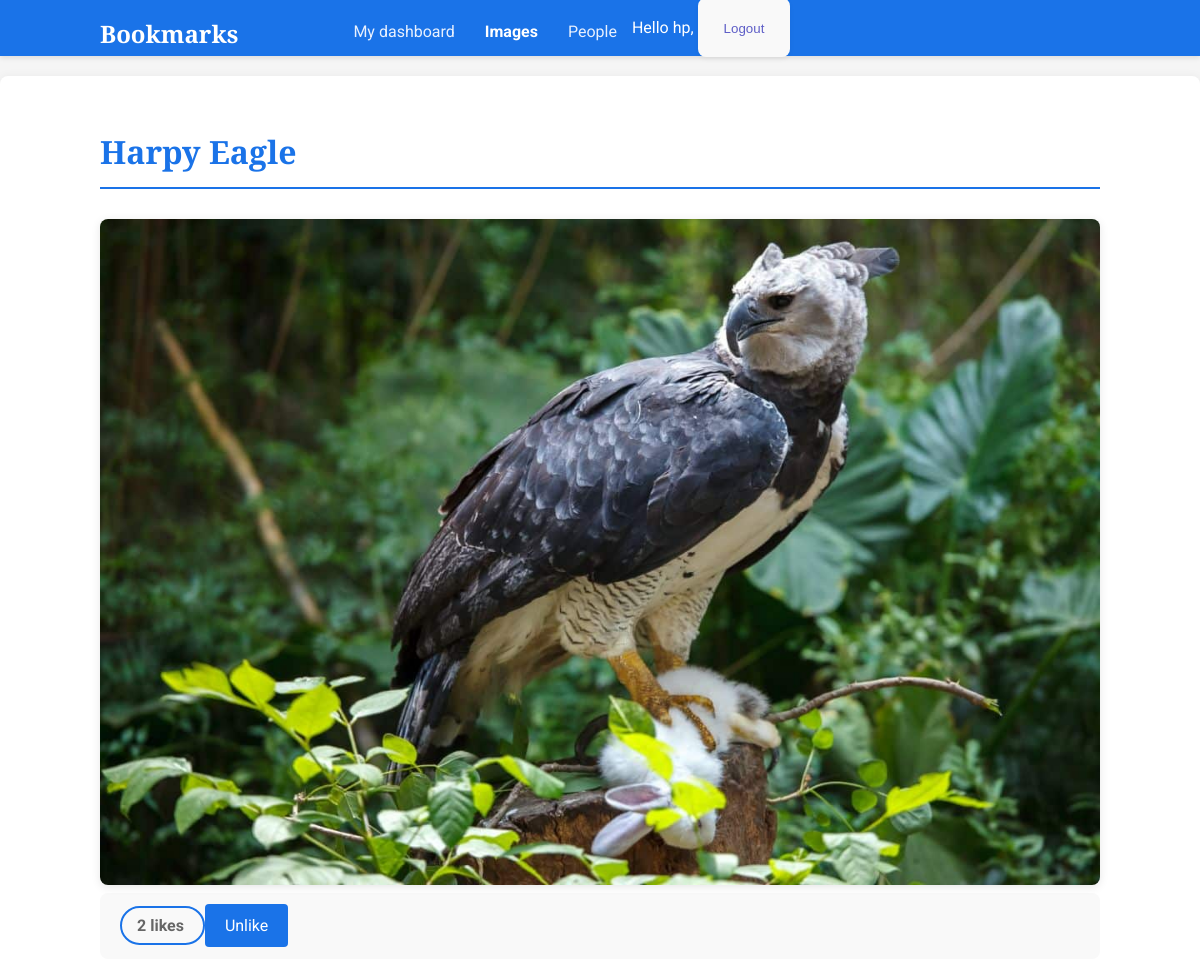
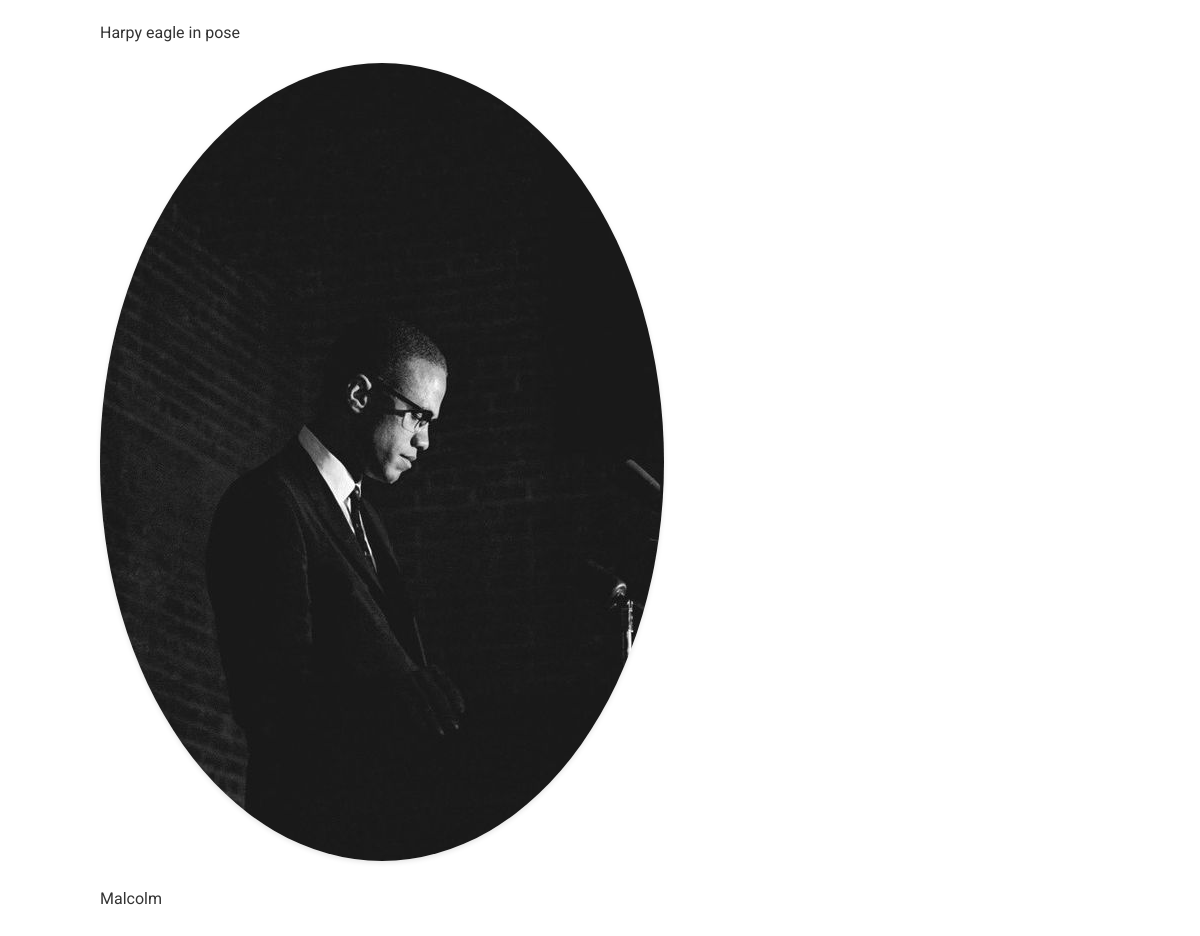
/images/detail/8/harpy-eagle/ (signed in), run on the app's committed database (2 pictures, top to bottom).
### images/models.py (models this page shows, shortened)
class Image(models.Model):
    user = models.ForeignKey(settings.AUTH_USER_MODEL,
                             related_name='images_created',
                             on_delete=models.CASCADE)
    title = models.CharField(max_length=200)
    slug = models.SlugField(max_length=200, blank=True)
    url = models.URLField(max_length=2000)
    image = models.ImageField(upload_to='images/%Y/%m/%d/')
    description = models.TextField(blank=True)
    created = models.DateField(auto_now_add=True)
    total_likes = models.PositiveIntegerField(default=0)
    users_like = models.ManyToManyField(settings.AUTH_USER_MODEL,
                                        related_name='images_liked',
                                        blank=True)
    class Meta:
        indexes = [
            models.Index(fields=['-created']),
            models.Index(fields=['-total_likes']),
        ]
        ordering = ['-created']

### account/models.py (models this page shows, shortened)
class Profile(models.Model):
    user = models.OneToOneField(settings.AUTH_USER_MODEL,
                                on_delete=models.CASCADE)
    date_of_birth = models.DateField(blank=True, null=True)
    photo = models.ImageField(upload_to='users/%Y/%m/%d/',
                              blank=True)

### images/views.py (the view)
# urls.py: path('detail/<int:id>/<slug:slug>/', views.image_detail, name='detail'),
def image_detail(request, id, slug):
    image = get_object_or_404(Image, id=id, slug=slug)
    return render(request,
                  'images/image/detail.html',
                  {'section': 'images',
                   'image': image})

### images/templates/images/image/detail.html (shortened to what this page needs)
{% extends "base.html" %}
{% block content %}
    <h1>{{ image.title }}</h1>
    {% load thumbnail %}
    <a href="{{ image.image.url }}">
        <img src="{% thumbnail image.image 300x0 %}" class="image-detail">
    </a>
    {% with total_likes=image.users_like.count users_like=image.users_like.all %}
        <div class="image-info">
            <div>
                <span class="count">
                    <span class="total">{{ total_likes }}</span>
                    like<span class="pluralize">{% if total_likes != 1 %}s{% endif %}</span>
                </span>
                <a href="#" id="like-button" data-id="{{ image.id }}" data-action="{% if request.user in users_like %}un{% endif %}like" class="like button">
                    {% if request.user not in users_like %}
                        Like
                    {% else %}
                        Unlike
                    {% endif %}
                </a>
            </div>
            {{ image.description|linebreaks }}
        </div>
        <div class="image-likes">
            {% for user in users_like %}
                <div>
                    {% if user.profile.photo %}
                        <img src="{{ user.profile.photo.url }}">
                    {% endif %}
                    <p>{{ user.first_name }}</p>
                </div>
            {% empty %}
                <p class="no-likes">Nobody likes this image yet.</p>
            {% endfor %}
        </div>
    {% endwith %}
{% endblock %}

### account/templates/base.html (shortened to what this page needs)
{% load static %} <!DOCTYPE html>
<html>
  <head>
    <link href="{% static 'css/base.css' %}" rel="stylesheet" />
  </head>
  <body>
    <div id="header">
      <span class="logo">Bookmarks</span>
      {% if request.user.is_authenticated %}
      <ul class="menu">
        <li {% if section == "dashboard" %}class="selected"{% endif %}>
          <a href="{% url "dashboard" %}">My dashboard</a>
        </li>
        <li {% if section == "images" %}class="selected"{% endif %}>
          <a href="{% url "images:list" %}">Images</a>
        </li>
        <li {% if section == "people" %}class="selected"{% endif %}>
          <a href="{% url "user_list" %}">People</a>
        </li>
      </ul>
      {% endif %}
      <span class="user">
        {% if request.user.is_authenticated %}
        Hello {{ request.user.first_name|default:request.user.username }},
        <form
          method="post"
          action="{% url 'logout' %}"
          style="display:inline;"
        >
          <button
            type="submit"
            style="background:none; border:none; padding:20; color:rgb(94, 94, 199); cursor:pointer;"
          >
            Logout
          </button>
        </form>
        {% else %}
        <a href="{% url "login" %}">Log-in</a>
        {% endif %}
      </span>
    </div>
    <div id="content">
      {% block content %} {% endblock %}
    </div>
  </body>
</html>

### account/static/css/base.css (style rules this page uses)
body { margin: 0; padding: 0; font-family: 'Roboto', sans-serif; background-color: #f5f5f5; color: #333; line-height: 1.6; }
p { line-height: 1.8; }
a { color: #1a73e8; text-decoration: none; transition: color 0.3s ease; }
h1, h2, h3, h4, h5, h6 { font-family: 'Playfair Display', serif; font-weight: 700; }
h1 { border-bottom: 2px solid #1a73e8; padding: 0 0 10px 0; margin: 20px 0 30px 0; color: #1a73e8; }
#header { padding: 15px 100px; font-size: 16px; background: #1a73e8; color: #fff; box-shadow: 0 2px 5px rgba(0,0,0,0.1); }
#header .logo { font-family: 'Playfair Display', serif; float: left; color: #fff; font-size: 24px; font-weight: 700; margin-right: 10%; }
#header ul.menu { list-style: none; float: left; margin: 0; padding: 0; }
#header ul.menu li { float: left; padding: 4px 15px; }
#header ul.menu li.selected a, #header ul.menu li.selected a:hover { color: #fff; font-weight: bold; }
#header a { color: #e8f0fe; }
#content { padding: 30px 100px; background: #fff; box-shadow: 0 0 10px rgba(0,0,0,0.05); margin: 20px auto; max-width: 1200px; border-radius: 8px; }
form { background: #f9f9f9; padding: 20px; border-radius: 8px; box-shadow: 0 2px 5px rgba(0,0,0,0.05); }
input[type=submit], a.button { background: #1a73e8; color: #fff; padding: 12px 20px; font-size: 16px; border: none; border-radius: 4px; cursor: pointer; transition: background-color 0.3s ease; }
.image-preview, .image-detail { max-width: 100%; height: auto; border-radius: 8px; box-shadow: 0 2px 10px rgba(0,0,0,0.1); }
.image-info div { background: #f9f9f9; padding: 20px; margin-bottom: 20px; border-radius: 8px; }
.count { color: #666; border: 2px solid #1a73e8; border-radius: 20px; padding: 8px 15px; font-weight: bold; }
#people-list img, .image-likes img, img.user-detail { border-radius: 50%; box-shadow: 0 2px 5px rgba(0,0,0,0.1); }

### data on the page
Image: title "Harpy Eagle", image (picture), description "Harpy eagle in pose"

### other printed values
{{ request.user.first_name|default:request.user.username }} "hp"
{{ total_likes }} "2"
{{ user.first_name }} "Malcolm"
